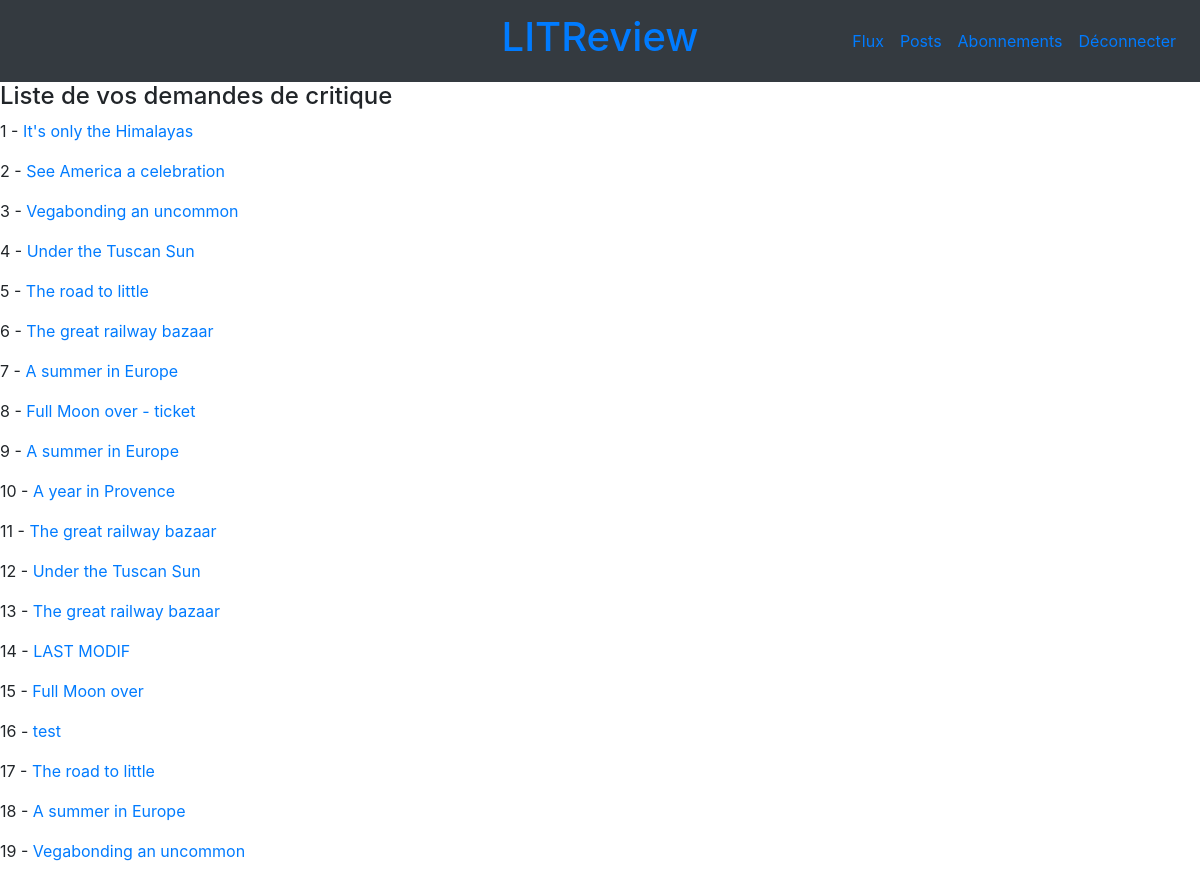
The page /tickets/list/ (signed in) on the database its author committed.
### reviews/models.py (models this page shows, shortened)
class Ticket(models.Model):
    title = models.CharField(max_length=128)
    description = models.TextField(max_length=2048, blank=True)
    user = models.ForeignKey(to=settings.AUTH_USER_MODEL, on_delete=models.CASCADE, related_name='tickets')
    image = models.ImageField(null=True, blank=True, upload_to="images/")
    time_created = models.DateTimeField(auto_now_add=True)
    def get_absolute_url(self):
        return reverse("reviews:ticket-detail",  kwargs={"pk": self.id})

### reviews/views.py (the view)
# urls.py: path('tickets/list/', views.TicketListView.as_view(), name='ticket-list'),
class TicketListView(ListView):
    template_name = 'tickets/ticket_list.html'
    queryset = Ticket.objects.all()

### reviews/templates/tickets/ticket_list.html
{% extends 'reviews/includes/header.html' %}
{% block content %}
     <h4>Liste de vos demandes de critique</h4>
     {% for instance in object_list %}
          <p>{{ forloop.counter }} - <a href='{{ instance.get_absolute_url }}'>{{ instance.title }}</a></p>
     {% endfor %}
{% endblock %}

### rows shown on the page
Ticket: title "It's only the Himalayas"
Ticket: title "See America a celebration"
Ticket: title "Vegabonding an uncommon"
Ticket: title "Under the Tuscan Sun"
Ticket: title "The road to little"
Ticket: title "The great railway bazaar"
Ticket: title "A summer in Europe"
Ticket: title "Full Moon over - ticket"
Ticket: title "A summer in Europe"
Ticket: title "A year in Provence"
Ticket: title "The great railway bazaar"
Ticket: title "Under the Tuscan Sun"
Ticket: title "The great railway bazaar"
Ticket: title "LAST MODIF"
Ticket: title "Full Moon over"
Ticket: title "test"
Ticket: title "The road to little"
Ticket: title "A summer in Europe"
Ticket: title "Vegabonding an uncommon"
